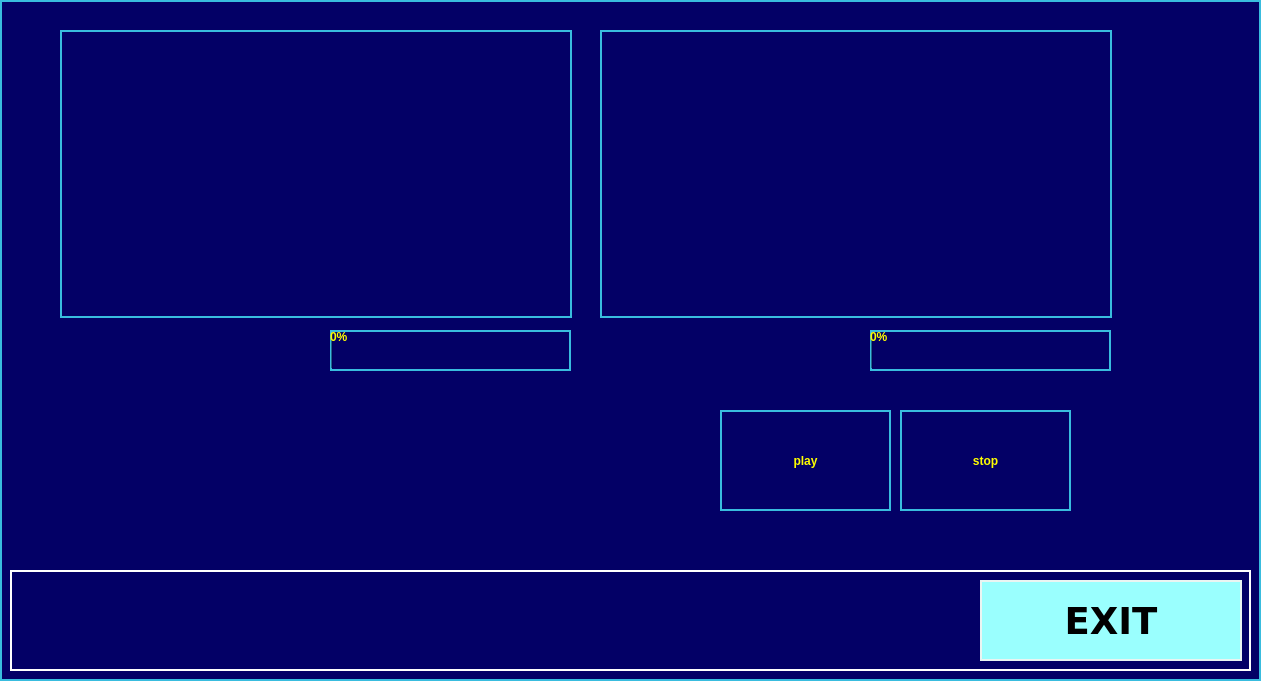
<?xml version="1.0" encoding="UTF-8"?>
<ui version="4.0">
 <class>VideoManuale</class>
 <widget class="QWidget" name="VideoManuale">
  <property name="geometry">
   <rect>
    <x>0</x>
    <y>0</y>
    <width>1261</width>
    <height>681</height>
   </rect>
  </property>
  <property name="windowTitle">
   <string>Form</string>
  </property>
  <property name="styleSheet">
   <string notr="true">QWidget { background-color : #030066; color : #fefe00;border:2px solid #39bcde;font: 26pt &quot;DejaVu Sans&quot;;font: bold;  }
QFrame {border:2px solid #FFFFFF }
QPushButton { font: 28pt &quot;DejaVu Sans&quot;;font: bold;  }
QLabel {border:none }

</string>
  </property>
  <widget class="QFrame" name="frame_6">
   <property name="geometry">
    <rect>
     <x>10</x>
     <y>570</y>
     <width>1241</width>
     <height>101</height>
    </rect>
   </property>
   <property name="styleSheet">
    <string notr="true">QFrame {border:2px solid #FFFFFF }</string>
   </property>
   <property name="frameShape">
    <enum>QFrame::StyledPanel</enum>
   </property>
   <property name="frameShadow">
    <enum>QFrame::Raised</enum>
   </property>
   <widget class="QPushButton" name="exit">
    <property name="geometry">
     <rect>
      <x>970</x>
      <y>10</y>
      <width>262</width>
      <height>81</height>
     </rect>
    </property>
    <property name="font">
     <font>
      <family>DejaVu Sans</family>
      <pointsize>28</pointsize>
      <weight>75</weight>
      <italic>false</italic>
      <bold>true</bold>
     </font>
    </property>
    <property name="styleSheet">
     <string notr="true">QPushButton { background-color : #9afffe; color : #000000;border:2px solid #eaf5f2 }</string>
    </property>
    <property name="text">
     <string>EXIT</string>
    </property>
   </widget>
  </widget>
  <widget class="QWidget" name="video" native="true">
   <property name="geometry">
    <rect>
     <x>60</x>
     <y>30</y>
     <width>512</width>
     <height>288</height>
    </rect>
   </property>
  </widget>
  <widget class="QPushButton" name="play">
   <property name="geometry">
    <rect>
     <x>720</x>
     <y>410</y>
     <width>171</width>
     <height>101</height>
    </rect>
   </property>
   <property name="text">
    <string>play</string>
   </property>
  </widget>
  <widget class="QPushButton" name="stop">
   <property name="geometry">
    <rect>
     <x>900</x>
     <y>410</y>
     <width>171</width>
     <height>101</height>
    </rect>
   </property>
   <property name="text">
    <string>stop</string>
   </property>
  </widget>
  <widget class="QWidget" name="video2" native="true">
   <property name="geometry">
    <rect>
     <x>600</x>
     <y>30</y>
     <width>512</width>
     <height>288</height>
    </rect>
   </property>
  </widget>
  <widget class="QProgressBar" name="pr">
   <property name="geometry">
    <rect>
     <x>330</x>
     <y>330</y>
     <width>241</width>
     <height>41</height>
    </rect>
   </property>
   <property name="value">
    <number>0</number>
   </property>
  </widget>
  <widget class="QProgressBar" name="pr2">
   <property name="geometry">
    <rect>
     <x>870</x>
     <y>330</y>
     <width>241</width>
     <height>41</height>
    </rect>
   </property>
   <property name="value">
    <number>0</number>
   </property>
  </widget>
 </widget>
 <resources/>
 <connections/>
</ui>
